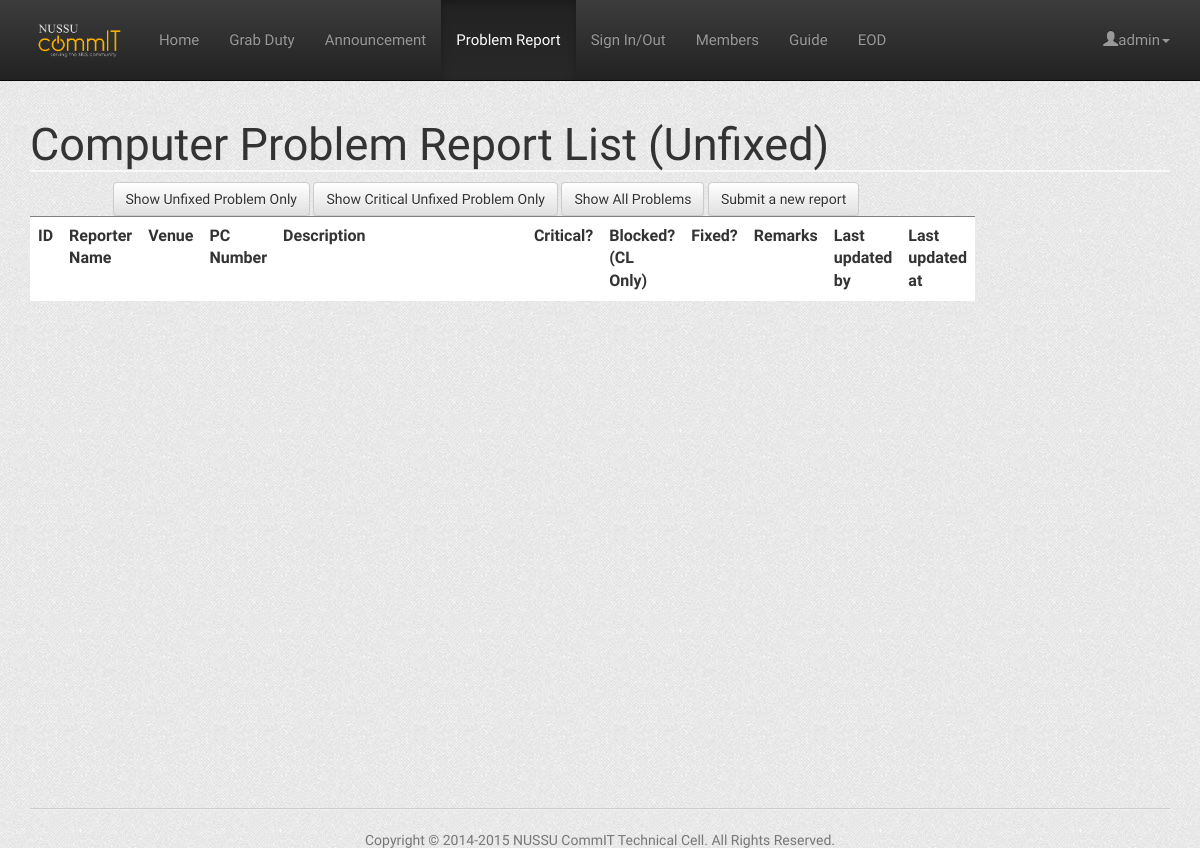
The app's page /reportlist.php (signed in), older data.
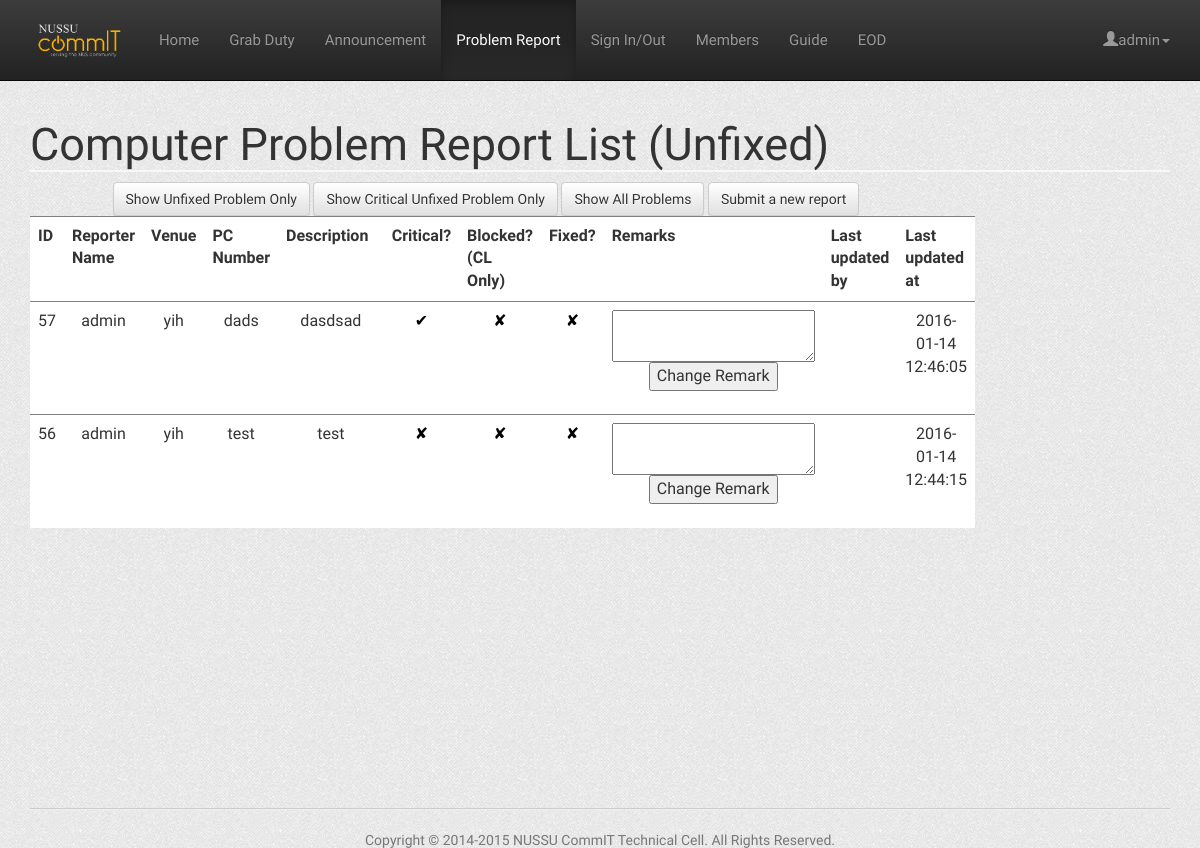
The same page, newer data.
### tables this page shows
CREATE TABLE IF NOT EXISTS `problems` (
  `id` int(11) NOT NULL,
  `reporter_id` int(11) NOT NULL,
  `venue` varchar(5) NOT NULL,
  `description` varchar(1000) NOT NULL,
  `pc_number` varchar(4) NOT NULL,
  `handler_id` int(11) DEFAULT NULL,
  `blocked` int(11) NOT NULL DEFAULT '0',
  `remarks` varchar(1000) NOT NULL,
  `fixed` int(11) NOT NULL DEFAULT '0',
  `last_updated` timestamp NOT NULL DEFAULT CURRENT_TIMESTAMP ON UPDATE CURRENT_TIMESTAMP,
  `critical` int(11) NOT NULL DEFAULT '1'
);

CREATE TABLE IF NOT EXISTS `users` (
  `id` int(11) NOT NULL,
  `name` varchar(40) NOT NULL,
  `matric_number` varchar(30) DEFAULT NULL,
  `contact` varchar(30) DEFAULT NULL COMMENT 'phone number',
  `password` varchar(60) NOT NULL,
  `email` varchar(50) NOT NULL DEFAULT '',
  `is_admin` tinyint(1) NOT NULL DEFAULT '0',
  `cell` varchar(24) NOT NULL DEFAULT 'none',
  `position` varchar(24) NOT NULL DEFAULT 'Subcom',
  `new_ann` int(11) NOT NULL DEFAULT '1',
  `status` int(1) NOT NULL DEFAULT '1' COMMENT 'activation status',
  `temp1` int(11) NOT NULL,
  `temp2` int(11) NOT NULL,
  `tracking` varchar(11) NOT NULL DEFAULT '0',
  `duty` int(11) NOT NULL DEFAULT '1',
  `notification` int(11) NOT NULL DEFAULT '0'
);

### Controller/ProblemController.php (called while the page is built, shortened)
<?php
require_once(dirname(__FILE__).'/../Utils/DBoperation.php');
require_once(dirname(__FILE__).'/UserController.php');
class ProblemController {
    private static $instance;
    private $reportList;
    private function __construct() {
        $this->reportList = new DBOperation("problems");
    }
    public static function getInstance() {
        if (!self::$instance) {
            self::$instance = new self();
        }
        return self::$instance;
    }
    public function getUnfixedReportList() {
        return $this->reportList->get(array('fixed' => 0));
    }
}
?>

### Utils/DBoperation.php (called while the page is built, shortened)
<?php
require_once(dirname(__FILE__).'/DBhandler.php');
	Class DBOperation
	{
		private $tableName;
		private static $dbHandler;
		public function DBOperation($tableName)
		{
			$this->tableName = $tableName;
			self::$dbHandler = new DBHandler();
		}
                private function commandiseCondition($condition)
                {
                    $conditionCommand = "";
                    foreach ($condition as $key => $value)
                    {
                        $conditionCommand = $conditionCommand.$key." = \"".$value."\"";
                    }
                    return $conditionCommand;
                }
                public function get($conditions,$sortBy = "")
		{
                    $conditionCommand = $this->commandiseCondition($conditions);
                    $query = "SELECT * FROM ".$this->tableName;
                    if ($conditionCommand != "")
                    {
                        $query = $query." WHERE ".$conditionCommand;
                    }
                    return self::$dbHandler->getQuery($query);
		}
	};
?>

### Utils/DBhandler.php (called while the page is built, shortened)
<?php
Class DBHandler
{
    private $con;
    public function DBHandler()
    {
        $this->con = mysqli_connect(DB_SERVER,DB_USER,DB_PASS,DB_NAME);
    }
    public function getQuery($query)
    {
        $result = mysqli_query($this->con,$query);
        $data = array();
        $i = 0;
        while ($data[$i++] = mysqli_fetch_array($result));
        unset($data[count($data)-1]);
        return $data;
    }
};
?>

### Controller/UserController.php (called while the page is built, shortened)
<?php
include_once(dirname(__FILE__).'/../Model/User.php');
require_once(dirname(__FILE__).'/../Utils/DBoperation.php');
class UserController {
    private static $instance;
    private $userList;
    private function __construct() {
        $this->userList = new DBOperation("users");
    }
    public static function getInstance() {
        if (!self::$instance) {
            self::$instance = new self();
        }
        return self::$instance;
    }
    public function getUserName($userID) {
        $condition = array();
        $condition["id"] = $userID;
        $user = $this->userList->get($condition);
        return $user[0]["name"];
    }
    public function getCell($userID) {
        $condition = array('id' => $userID);
        $user = $this->userList->get($condition);
        return $user[0]["cell"];
    }
}
?>

### reportlist.php (the view, shortened to what the changed rows need)
<?php
    include_once(dirname(__FILE__).'/Controller/ProblemController.php');
    include_once(dirname(__FILE__).'/Controller/UserController.php');
    $problemController = ProblemController::getInstance();
    if (isset($_GET['filter']) && $_GET['filter'] == 'all') {
        $problemList = $problemController->getAllReportList();
    } else if (isset($_GET['filter']) && $_GET['filter'] == 'critical') {
        $problemList = $problemController->getUnfixedCriticalReportList();
    } else {
        $problemList = $problemController->getUnfixedReportList();
    }
    $problemList = array_reverse($problemList);
    $userController = UserController::getInstance();
    $HTML_NO = "&#10008";
    $HTML_YES = "&#10004";
    $canEdit = $userController->getCell($_SESSION['user_id']) == "technical" ? 1 : 0;
?>
<html>
  <head>
    <link href="includes/css/bootstrap.min.css" rel="stylesheet">
    <link href="includes/css/bootstrap-theme.min.css" rel="stylesheet">
        <link href="includes/css/style.css" rel="stylesheet">
  </head>
    <body>
        <div class="container">
        <div class="row">
            <div class="col-sm-12">
                <h1> Computer Problem Report List <?php
                    if (isset($_GET['filter']) && $_GET['filter'] == 'all') {
                        echo "(All)";
                    } else if (isset($_GET['filter']) && $_GET['filter'] == 'critical') {
                        echo "(Critical)";
                    } else {
                        echo "(Unfixed)";
                    }
                ?> </h1>
            </div>
        </div>
        <div class="row row-centered text-centered">
        <div class="col-sm-10">
            <table class='table' style='float:left;'>
                <tr>
                    <th>ID</th>
                    <th>Reporter Name</th>
                    <th>Venue</th>
                    <th>PC Number</th>
                    <th width="200%">Description</th>
                    <th>Critical?</th>
                    <th>Blocked? (CL Only)</th>
                    <th>Fixed?</th>
                    <th width="300%">Remarks</th>
                    <th>Last updated by</th>
                    <th>Last updated at</th>
                </tr>
                <?php
                for ($i = 0; $i < count($problemList); ++$i) {
                    echo "<tr>";
                    echo "<td>".$problemList[$i]['id']."</td>";
                    echo "<td>".$userController->getUserName($problemList[$i]['reporter_id'])."</td>";
                    echo "<td>".$problemList[$i]['venue']."</td>";
                    echo "<td>".$problemList[$i]['pc_number']."</td>";
                    echo "<td>".$problemList[$i]['description']."</td>";
                    $isCritical = $problemList[$i]['critical'] ? $HTML_YES : $HTML_NO;
                    $isBlocked = $problemList[$i]['blocked'] ? $HTML_YES : $HTML_NO;
                    $isFixed = $problemList[$i]['fixed'] ? $HTML_YES : $HTML_NO;
                    if ($canEdit) {
                        $params = array_merge($_GET, array("id" => $problemList[$i]['id'], "change" => "critical"));
                        $new_query_string = http_build_query($params);
                        echo "<td><a href='reportlist?$new_query_string'>$isCritical</a></td>";
                    } else {
                        echo "<td>".$isCritical."</td>";
                    }
                    if ($canEdit) {
                        $params = array_merge($_GET, array("id" => $problemList[$i]['id'], "change" => "blocked"));
                        $new_query_string = http_build_query($params);
                        echo "<td><a href='reportlist?$new_query_string'>$isBlocked</a></td>";
                    } else {
                        echo "<td>".$isBlocked."</td>";
                    }
                    if ($canEdit) {
                        $params = array_merge($_GET, array("id" => $problemList[$i]['id'], "change" => "fixed"));
                        $new_query_string = http_build_query($params);
                        echo "<td><a href='reportlist?$new_query_string'>$isFixed</a></td>";
                    } else {
                        echo "<td>".$isFixed."</td>";
                    }
                    if ($canEdit) {
                        echo "<td>";
                        echo "<textarea form='remarks_form' name='remarks'>";
                        echo "</textarea>";
                        echo "<form method='POST' id='remarks_form'>";
                        echo "<input type='submit' value='Change Remark'>";
                        echo "</form>";
                        echo "</td>";
                    } else {
                        echo "<td>".$problemList[$i]['remarks']."</td>";
                    }
                    if (is_null($problemList[$i]['handler_id'])) {
                        echo "<td></td>";
                    } else {
                        echo "<td>".$userController->getUserName($problemList[$i]['handler_id'])."</td>";
                    }
                    echo "<td>".$problemList[$i]['last_updated']."</td>";
                }
                ?>
            </table>
            </div>
            </div></div>
  </body>
</html>

Row changes from the older to the newer data that the page shows:
added problems: id "57", reporter.name "admin", venue "yih", pc_number "dads", description "dasdsad", critical "✔", blocked "✘", fixed "✘", last_updated "2016-01-14 12:46:05"
added problems: id "56", reporter.name "admin", venue "yih", pc_number "test", description "test", critical "✘", blocked "✘", fixed "✘", last_updated "2016-01-14 12:44:15"
